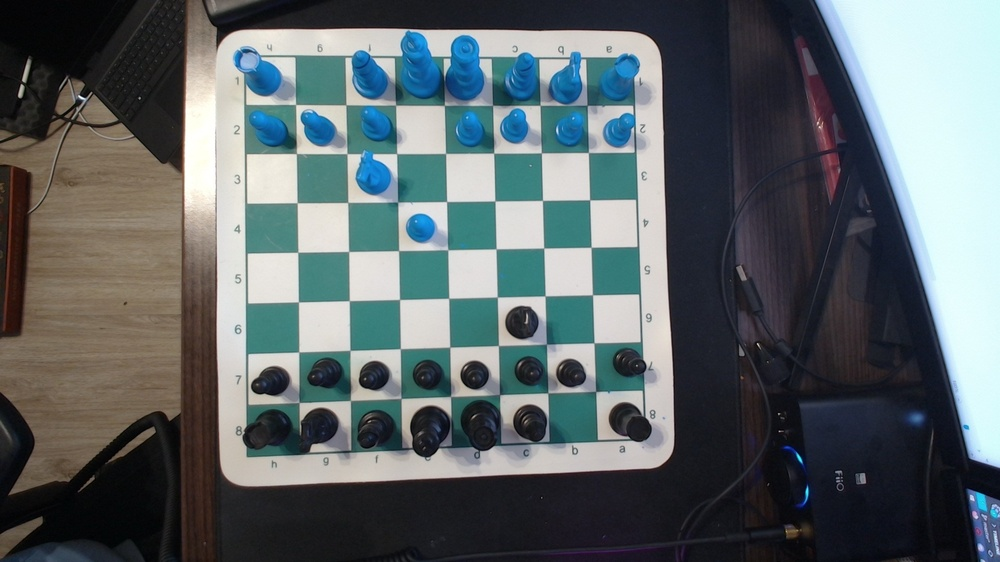
#> input picture ChessCam/pictures/3.jpg, 1000 x 562 px, shrunk from 1920 x 1080 before the run
$ jupyter execute main.ipynb
#> lines starting #> are read from the running program, lines starting #| are printed output that depends on the picture; after the words box and inside, x2 and y2 are one past the last pixel; in counts of white or black regions, pixels touching at a corner belong together
[cell 1]
import cv2
import numpy as np
import matplotlib.pyplot as plt

[cell 2]
def order_points(points):
    rect = np.zeros((4, 2), dtype="float32")
    s = points.sum(axis=1)
    rect[0] = points[np.argmin(s)]
    rect[2] = points[np.argmax(s)]
    diff = np.diff(points, axis=1)
    rect[1] = points[np.argmin(diff)]
    rect[3] = points[np.argmax(diff)]
    return rect

[cell 3]
def four_point_transform(image, points):
    rect = order_points(points)
    (tl, tr, br, bl) = rect
    widthA = np.sqrt(((br[0] - bl[0]) ** 2) + ((br[1] - bl[1]) ** 2))
    widthB = np.sqrt(((tr[0] - tl[0]) ** 2) + ((tr[1] - tl[1]) ** 2))
    maxWidth = max(int(widthA), int(widthB))
    heightA = np.sqrt(((tr[0] - br[0]) ** 2) + ((tr[1] - br[1]) ** 2))
    heightB = np.sqrt(((tl[0] - bl[0]) ** 2) + ((tl[1] - bl[1]) ** 2))
    maxHeight = max(int(heightA), int(heightB))
    dst = np.array([[0, 0], [maxWidth - 1, 0], [maxWidth - 1, maxHeight - 1], [0, maxHeight - 1]], dtype="float32")
    M = cv2.getPerspectiveTransform(rect, dst)
    warped = cv2.warpPerspective(image, M, (maxWidth, maxHeight))
    return warped

[cell 4]
def get_top_down_view(image):
    image_calibration = cv2.imread('./pictures/2.jpg')
    print(type(image_calibration))
    gray = cv2.cvtColor(image_calibration, cv2.COLOR_BGR2GRAY)
    blurred = cv2.GaussianBlur(gray, (5, 5), 0)
    edges = cv2.Canny(blurred, 50, 150)

    contours, _ = cv2.findContours(edges, cv2.RETR_EXTERNAL, cv2.CHAIN_APPROX_SIMPLE)
    contours = sorted(contours, key=cv2.contourArea, reverse=True)

    chessboard_contour = None

    for contour in contours:
        perimeter = cv2.arcLength(contour, True)
        approx = cv2.approxPolyDP(contour, 0.02 * perimeter, True)

        if len(approx) == 4:
            chessboard_contour = approx
            break

    if chessboard_contour is not None:
        warped = four_point_transform(image, chessboard_contour.reshape(4, 2))
        #cv2.imshow("Warped", warped)
        #cv2.waitKey(0)
        #cv2.destroyAllWindows()
        return warped
    else:
        print("Chessboard not found.")

[cell 5]
img = cv2.imread("./pictures/3.jpg")
#> img is the input picture: shape (562, 1000, 3); mean B, G, R 104.3, 101.8, 92.7

topdown = get_top_down_view(img)
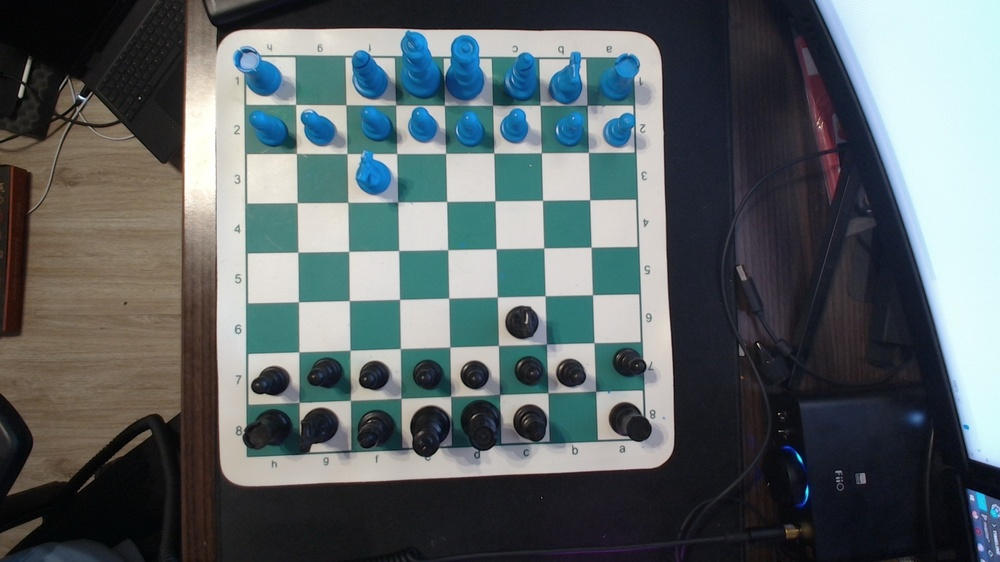
#> input picture ChessCam/pictures/2.jpg, 1000 x 562 px, shrunk from 1920 x 1080 before the run
#> in get_top_down_view, image_calibration is the input picture: shape (562, 1000, 3); mean B, G, R 101.3, 99.1, 90.2
#| <class 'numpy.ndarray'>
#> in get_top_down_view, `gray = cv2.cvtColor(image_calibration, cv2.COLOR_BGR2GRAY)`:
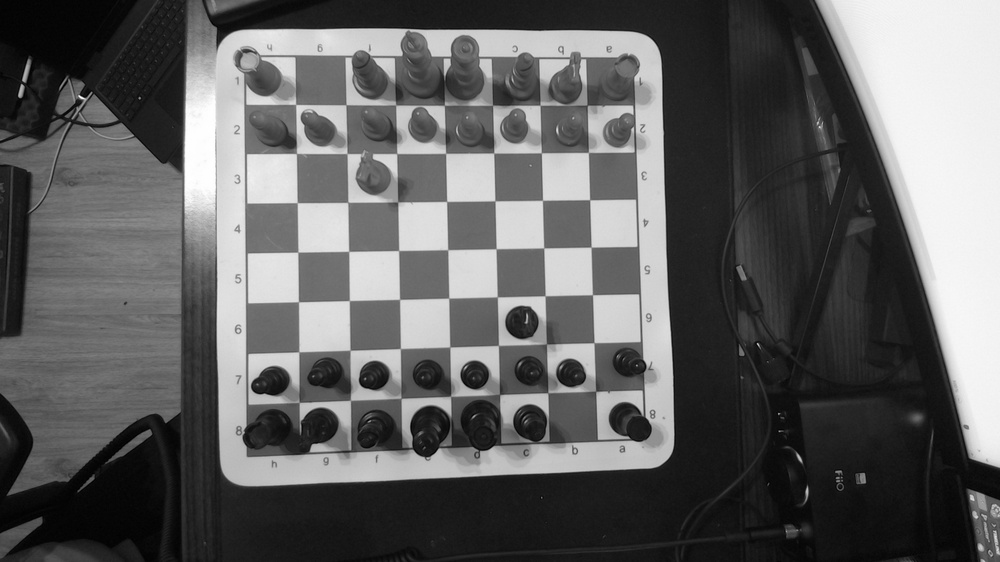
#> gray: shape (562, 1000); min 0, max 255, mean 96.7
#> in get_top_down_view, `edges = cv2.Canny(blurred, 50, 150)`:
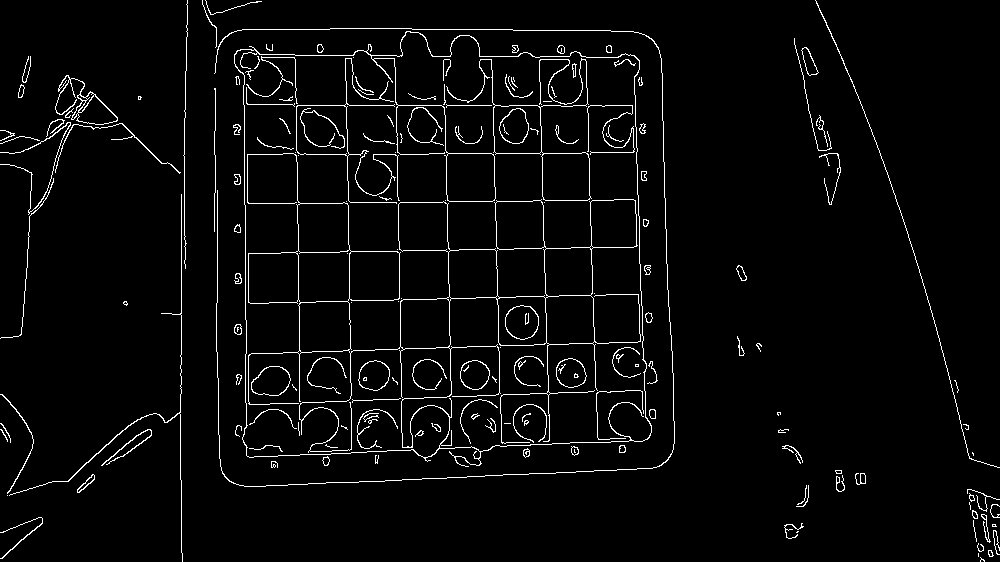
#> edges: shape (562, 1000); 3.4% white in thin lines or dots
#> in get_top_down_view, `contours, _ = cv2.findContours(edges, cv2.RETR_EXTERNAL, cv2.CHAIN_APP..`: contours = 87 contours, 49 with area under 20; largest, box (x1, y1, x2, y2) and area: (234, 31, 652, 467) 157053, (55, 75, 118, 125) 914, (801, 47, 819, 76) 232, (77, 474, 95, 493) 92, (736, 265, 747, 281) 83
#> the loop in get_top_down_view, `for contour in contours:` made 1 pass
#> (perimeter, chessboard_contour) on pass 1: (1962.5, [[236, 51], [247, 456], [649, 437], [634, 55]])
#> in order_points, `s = points.sum(axis=1)`: s = [287, 703, 1086, 689]
#> in order_points, `diff = np.diff(points, axis=1)`: diff = [-185, 209, -212, -579]
#> in four_point_transform, `rect = order_points(points)`: rect = [[236, 51], [634, 55], [649, 437], [247, 456]]
#> in four_point_transform, `(tl, tr, br, bl) = rect`: tl = [236, 51]; tr = [634, 55]; br = [649, 437]; bl = [247, 456]
#> in four_point_transform, `widthA = np.sqrt(((br[0] - bl[0]) ** 2) + ((br[1] - bl[1]) ** 2))`: widthA = 402.4
#> in four_point_transform, `widthB = np.sqrt(((tr[0] - tl[0]) ** 2) + ((tr[1] - tl[1]) ** 2))`: widthB = 398
#> in four_point_transform, `maxWidth = max(int(widthA), int(widthB))`: maxWidth = 402
#> in four_point_transform, `heightA = np.sqrt(((tr[0] - br[0]) ** 2) + ((tr[1] - br[1]) ** 2))`: heightA = 382.3
#> in four_point_transform, `heightB = np.sqrt(((tl[0] - bl[0]) ** 2) + ((tl[1] - bl[1]) ** 2))`: heightB = 405.1
#> in four_point_transform, `maxHeight = max(int(heightA), int(heightB))`: maxHeight = 405
#> in four_point_transform, `dst = np.array([[0, 0], [maxWidth - 1, 0], [maxWidth - 1, maxHeight - ..`: dst = [[0, 0], [401, 0], [401, 404], [0, 404]]
#> in four_point_transform, `M = cv2.getPerspectiveTransform(rect, dst)`: M = [[0.922, -0.025, -216.3], [-0.00984, 0.979, -47.61], [-0.000137, 3.32e-05, 1]]
#> in four_point_transform, `warped = cv2.warpPerspective(image, M, (maxWidth, maxHeight))`:
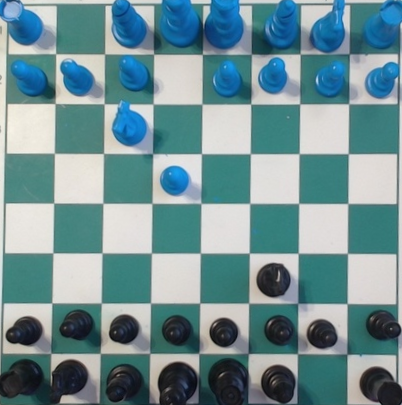
#> warped: shape (405, 402, 3); mean B, G, R 148.4, 143.9, 112.6
img_lane_hsv = cv2.cvtColor(topdown, cv2.COLOR_RGB2HSV)
#> img_lane_hsv: shape (405, 402, 3); mean H, S, V 51.2, 82.3, 152.3


img_green = cv2.inRange(img_lane_hsv, (0, 0, 0), (255, 255, 100))
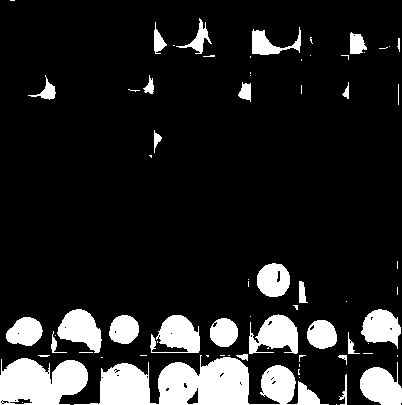
#> img_green: shape (405, 402); 13.9% white; 70 white regions (40 under 20 px), largest, box (x1, y1, x2, y2) and area: (74, 355, 329, 405) 6943, (0, 358, 88, 405) 3195, (249, 314, 298, 354) 1287
img_filtered_lane = topdown.copy()
img_filtered_lane[np.where(img_green==0)] = 255
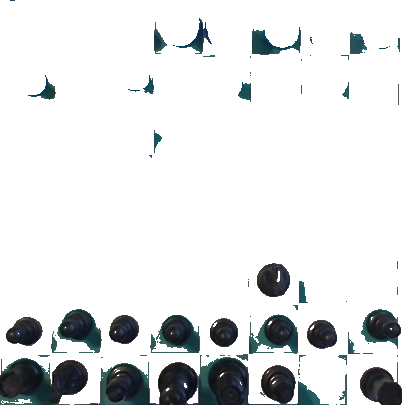
#> img_filtered_lane: shape (405, 402, 3); mean B, G, R 227.2, 226.5, 224.6


fig, axes = plt.subplots(1, 2, figsize=(12, 6))
axes[0].imshow(cv2.cvtColor(topdown, cv2.COLOR_BGR2RGB))
axes[0].set_title(f"Old")
axes[0].axis("off")

axes[1].imshow(cv2.cvtColor(img_filtered_lane, cv2.COLOR_BGR2RGB))
axes[1].set_title(f"New")
axes[1].axis("off")
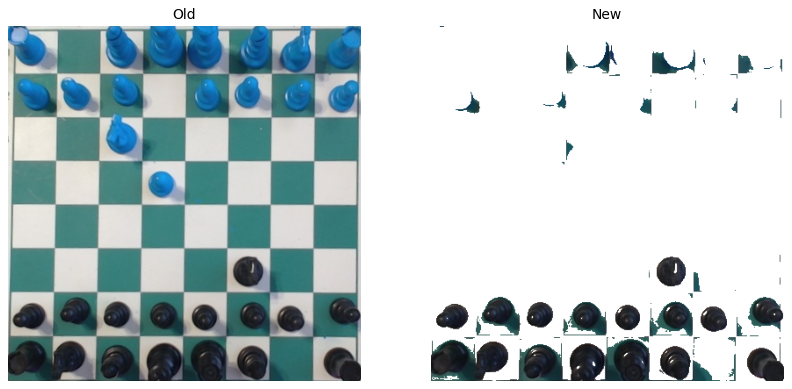
#> figure drawn by matplotlib, 2 panels
